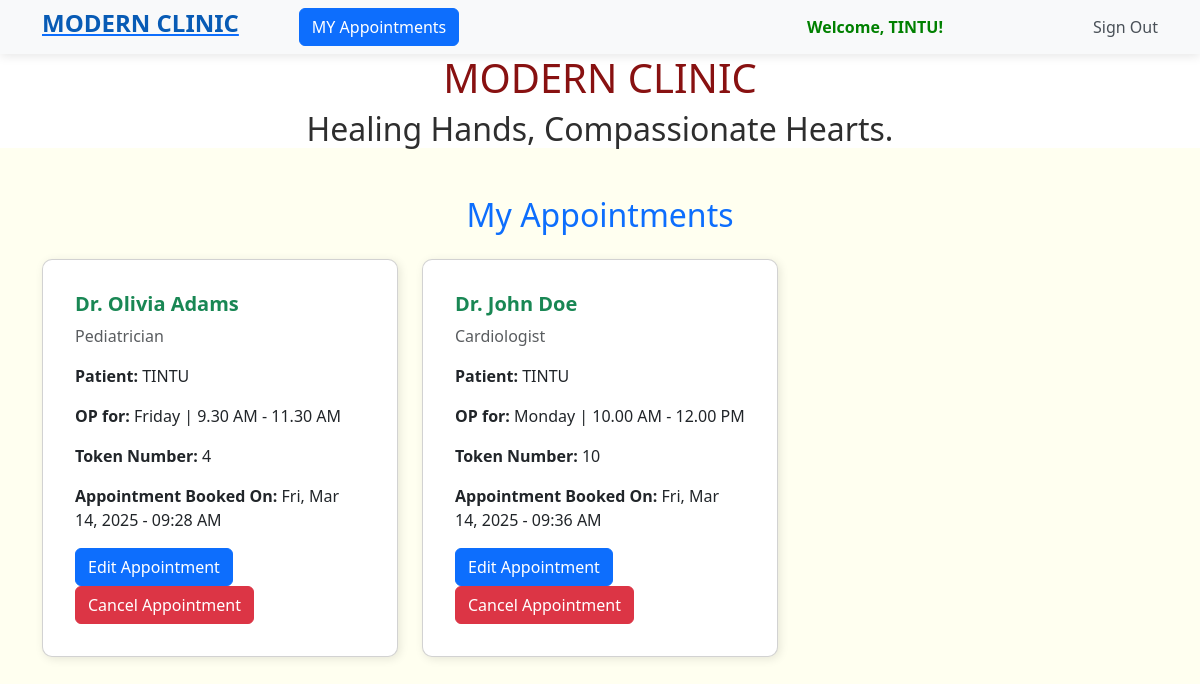
/my_appointments/ (signed in), run on the app's committed database.
### booking/models.py (models this page shows, shortened)
class Appointment(models.Model):
    user = models.ForeignKey(User,on_delete=models.CASCADE)
    contact_no = models.PositiveIntegerField(null=True)
    doctor = models.ForeignKey(TeamofDoctors,on_delete=models.CASCADE)
    token = models.OneToOneField(Token,on_delete=models.CASCADE)
    booking_datetime = models.DateTimeField(default=timezone.now)

class TeamofDoctors(models.Model):
    name = models.CharField(max_length=50,null=True,blank=True)
    specialization = models.CharField(max_length=50,null=True,blank=True)
    op_date = models.CharField(max_length=250,null=True,blank=True)

class Token(models.Model):
    doctor = models.ForeignKey(TeamofDoctors,on_delete=models.CASCADE)
    token_number = models.PositiveIntegerField()
    is_booked = models.BooleanField(default=False)

### booking/views.py (the view)
# urls.py: path('my_appointments/',views.view_appointments,name="my_appointments"),
@login_required
def view_appointments(request):
    appointments = Appointment.objects.filter(user=request.user)
    return render(request,"booking/my_appointments.html",{'appointments':appointments})

### booking/templates/booking/my_appointments.html (shortened to what this page needs)
<!DOCTYPE html>
{% extends 'booking/home.html'%}
{% block content %}
<html lang="en">
<head>
    <link rel="stylesheet" href="https://cdn.jsdelivr.net/npm/bootstrap@5.3.0/dist/css/bootstrap.min.css">
</head>
<body>
    <div class="container mt-5">
        <h2 class="text-center text-primary mb-4">My Appointments</h2>
        <div class="row">
            {% if appointments %}
                {% for appointment in appointments %}
                <div class="col-md-4 mb-4">
                    <div class="card appointment-card p-3">
                        <div class="card-body">
                            <h5 class="card-title text-success"><strong>{{ appointment.doctor.name }}</strong></h5>
                            <p class="text-muted">{{ appointment.doctor.specialization }}</p>
                            <p><strong>Patient:</strong> {{ appointment.user | upper}}</p>
                            <p><strong>OP for:</strong> {{ appointment.doctor.op_date}}</p>
                            <p><strong>Token Number:</strong> {{ appointment.token.token_number }}</p>
                            <p><strong>Appointment Booked On: </strong>{{ appointment.booking_datetime|date:"D, M d, Y - h:i A" }}</p>
                            <a href="{% url 'edit_appointment' appointment.doctor.id appointment.token.token_number %}"><button class="btn btn-primary">Edit Appointment</button></a>
                           <a href="{% url 'cancel_appointment' appointment.doctor.id appointment.token.token_number %}"><button class="btn btn-danger">Cancel Appointment</button></a>
                        </div>
                    </div>
                </div>
                {% endfor %}
            {% else %}
                <div class="col-12 text-center">
                    <h4 class="text-danger">No Appointments Found</h4>
                </div>
            {% endif %}
        </div>
    </div>
</body>
</html>
{% endblock %}

### booking/templates/booking/home.html (shortened to what this page needs)
<!DOCTYPE html>
<html lang="en">
<head>
    <link rel="stylesheet" href="https://cdn.jsdelivr.net/npm/bootstrap@5.3.0/dist/css/bootstrap.min.css">
     <link href="https://cdn.jsdelivr.net/npm/bootstrap@5.3.0/dist/css/bootstrap.min.css" rel="stylesheet">
</head>
   <nav class="navbar navbar-expand-lg">
    <div class="container">
         <a href="{% url 'home' %}"><h4 style="color: #085bb5;"><strong>MODERN CLINIC</strong></h4></a>
         <a href="{% url 'my_appointments' %}"><button class="btn btn-primary" style="margin-left: 60px;">MY Appointments</button></a>
        <div class="collapse navbar-collapse" id="navbarNav">
            <ul class="navbar-nav ms-auto">
                {% if user.is_authenticated %}
                    <li class="nav-item" style="margin-right: 150px;">
                        <span class="nav-item welcome-text"><strong style="color:green ;">Welcome, {{ user.username | upper}}!</strong></span>
                    </li>
                    <li class="nav-item">
                        <form method="post" action="{% url 'sign_out' %}" class="d-inline">
                            <button type="submit" class="nav-link btn btn-link" style="border: none; padding: 0; background: none;">
                                Sign Out
                            </button>
                        </form>
                    </li>
                {% endif %}
            </ul>
        </div>
    </div>
</nav>
<body style="background-color: ivory;">
    <div style="text-align: center;background-color: rgb(255, 255, 255);">
        <h1 style="color: rgb(136, 17, 17);">MODERN CLINIC</h1>
        <H2 style="color: rgb(46, 46, 46);font-family:inherit;">Healing Hands, Compassionate Hearts.</H2>
    </div>
    {% block content %}{% endblock %}
</body>
</html>

### booking/templates/booking/home.html (style rules this page uses)
body { background-color: #f1f3f5; }
.navbar { background-color: #f8f9fa !important; box-shadow: 0px 2px 10px rgba(0, 0, 0, 0.1); }
.nav-link { color: #495057 !important; transition: 0.3s; }
.welcome-text { font-weight: bold; color: #007bff; }

### booking/templates/booking/my_appointments.html (style rules this page uses)
body { background-color: #f8f9fa; }
.appointment-card { border-radius: 10px; box-shadow: 2px 2px 10px rgba(0, 0, 0, 0.1); transition: transform 0.3s ease-in-out; }

### data on the page
Appointment: doctor.name "Dr. Olivia Adams", doctor.specialization "Pediatrician", user "TINTU", doctor.op_date "Friday | 9.30 AM - 11.30 AM", token.token_number "4", booking_datetime "Fri, Mar 14, 2025 - 09:28 AM"
Appointment: doctor.name "Dr. John Doe", doctor.specialization "Cardiologist", user "TINTU", doctor.op_date "Monday | 10.00 AM - 12.00 PM", token.token_number "10", booking_datetime "Fri, Mar 14, 2025 - 09:36 AM"

### other printed values
{{ user.username | upper }} "TINTU"
